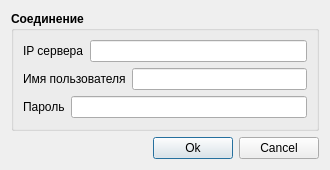
<?xml version="1.0" encoding="UTF-8"?>
<ui version="4.0">
 <class>ConnectionDialog</class>
 <widget class="QDialog" name="ConnectionDialog">
  <property name="windowModality">
   <enum>Qt::ApplicationModal</enum>
  </property>
  <property name="geometry">
   <rect>
    <x>0</x>
    <y>0</y>
    <width>330</width>
    <height>170</height>
   </rect>
  </property>
  <property name="sizePolicy">
   <sizepolicy hsizetype="Preferred" vsizetype="Preferred">
    <horstretch>0</horstretch>
    <verstretch>0</verstretch>
   </sizepolicy>
  </property>
  <property name="minimumSize">
   <size>
    <width>330</width>
    <height>170</height>
   </size>
  </property>
  <property name="maximumSize">
   <size>
    <width>330</width>
    <height>200</height>
   </size>
  </property>
  <property name="windowTitle">
   <string>Настройки соединения</string>
  </property>
  <property name="windowIcon">
   <iconset resource="images/images.qrc">
    <normaloff>:/images/Icon.png</normaloff>:/images/Icon.png</iconset>
  </property>
  <layout class="QVBoxLayout" name="verticalLayout_2">
   <item>
    <widget class="QGroupBox" name="groupBox">
     <property name="font">
      <font>
       <weight>75</weight>
       <bold>true</bold>
      </font>
     </property>
     <property name="title">
      <string>Соединение</string>
     </property>
     <layout class="QVBoxLayout" name="verticalLayout">
      <item>
       <layout class="QHBoxLayout" name="horizontalLayout">
        <item>
         <widget class="QLabel" name="label">
          <property name="font">
           <font>
            <weight>50</weight>
            <bold>false</bold>
           </font>
          </property>
          <property name="text">
           <string>IP сервера</string>
          </property>
         </widget>
        </item>
        <item>
         <widget class="QLineEdit" name="ipLineEdit">
          <property name="font">
           <font>
            <weight>50</weight>
            <bold>false</bold>
           </font>
          </property>
         </widget>
        </item>
       </layout>
      </item>
      <item>
       <layout class="QHBoxLayout" name="horizontalLayout_2">
        <item>
         <widget class="QLabel" name="label_2">
          <property name="font">
           <font>
            <weight>50</weight>
            <bold>false</bold>
           </font>
          </property>
          <property name="text">
           <string>Имя пользователя</string>
          </property>
         </widget>
        </item>
        <item>
         <widget class="QLineEdit" name="nameLineEdit">
          <property name="font">
           <font>
            <weight>50</weight>
            <bold>false</bold>
           </font>
          </property>
         </widget>
        </item>
       </layout>
      </item>
      <item>
       <layout class="QHBoxLayout" name="horizontalLayout_3">
        <item>
         <widget class="QLabel" name="label_3">
          <property name="font">
           <font>
            <weight>50</weight>
            <bold>false</bold>
           </font>
          </property>
          <property name="text">
           <string>Пароль</string>
          </property>
         </widget>
        </item>
        <item>
         <widget class="QLineEdit" name="passLineEdit">
          <property name="font">
           <font>
            <weight>50</weight>
            <bold>false</bold>
           </font>
          </property>
          <property name="echoMode">
           <enum>QLineEdit::Password</enum>
          </property>
         </widget>
        </item>
       </layout>
      </item>
     </layout>
    </widget>
   </item>
   <item>
    <layout class="QHBoxLayout" name="horizontalLayout_4" stretch="0,0,0">
     <property name="sizeConstraint">
      <enum>QLayout::SetMinimumSize</enum>
     </property>
     <item>
      <spacer name="horizontalSpacer">
       <property name="orientation">
        <enum>Qt::Horizontal</enum>
       </property>
       <property name="sizeHint" stdset="0">
        <size>
         <width>138</width>
         <height>20</height>
        </size>
       </property>
      </spacer>
     </item>
     <item>
      <widget class="QPushButton" name="okButton">
       <property name="text">
        <string>Ok</string>
       </property>
      </widget>
     </item>
     <item>
      <widget class="QPushButton" name="cancelButton">
       <property name="text">
        <string>Cancel</string>
       </property>
      </widget>
     </item>
    </layout>
   </item>
  </layout>
 </widget>
 <resources>
  <include location="images/images.qrc"/>
 </resources>
 <connections/>
</ui>
